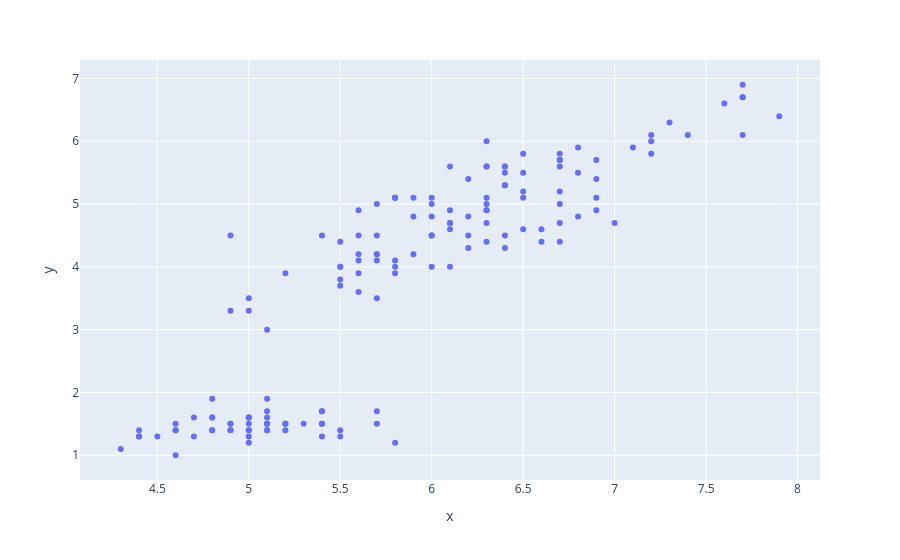

Notebook cell for this chart:
### Markdown cell above
### Scatter Plot

### Code cell
# import the library
import plotly.express as px

# data specifies the DataFrame to be used
# x specifies the variable on x-axis
# y specifies the variable on y-axis
fig = px.scatter(x= iris['sepal_length'], y= iris['petal_length'])

# display the plot
fig.show()

### Figure 1 — Plotly figure (JSON) as saved in the notebook; plotly's stock layout.template omitted (floating-point values rounded to 4 significant figures; data arrays with more than 128 entries replaced by an {"elided": "..."} marker saying what was removed)
{"data": [{"hovertemplate": "x=%{x}<br>y=%{y}<extra></extra>", "legendgroup": "", "marker": {"color": "#636efa", "symbol": "circle"}, "mode": "markers", "name": "", "orientation": "v", "showlegend": false, "type": "scatter", "x": {"elided": "150 float values"}, "xaxis": "x", "y": {"elided": "150 float values"}, "yaxis": "y"}], "layout": {"legend": {"tracegroupgap": 0}, "margin": {"t": 60}, "xaxis": {"anchor": "y", "domain": [0, 1], "title": {"text": "x"}}, "yaxis": {"anchor": "x", "domain": [0, 1], "title": {"text": "y"}}}}
